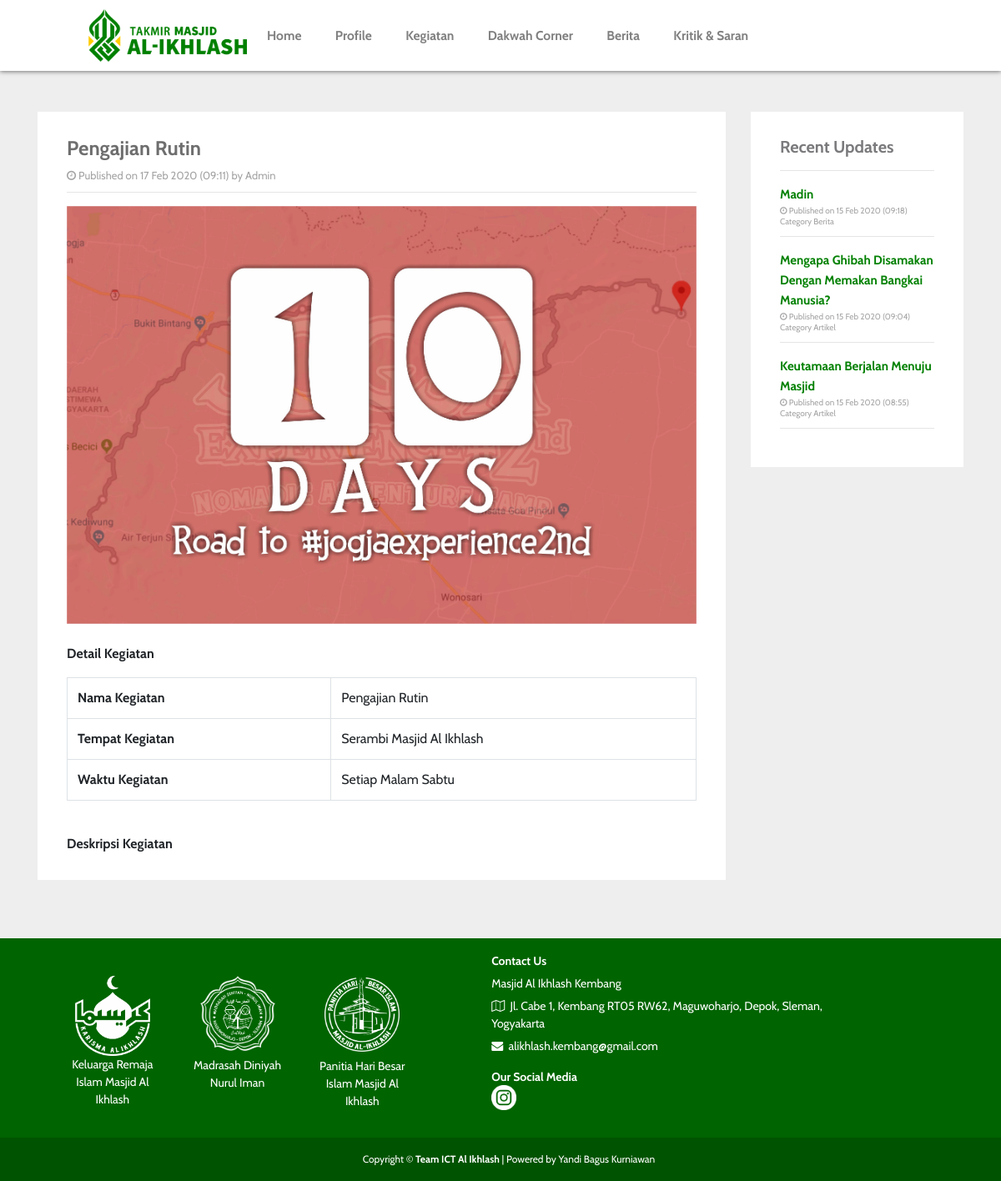
The app's page /index.php?page=detailkegiatan&id=KG002 with its own data.
### tables this page shows
CREATE TABLE `kegiatan` (
  `id_kegiatan` varchar(10) NOT NULL,
  `nama` varchar(100) DEFAULT NULL,
  `tempat` varchar(100) DEFAULT NULL,
  `waktu` varchar(100) DEFAULT NULL,
  `deskripsi` longtext DEFAULT NULL,
  `foto` varchar(50) DEFAULT NULL,
  `submitted_on` datetime DEFAULT current_timestamp(),
  PRIMARY KEY (`id_kegiatan`)
);

CREATE TABLE `posting` (
  `id_posting` varchar(10) NOT NULL,
  `judul` text DEFAULT NULL,
  `isi` longtext DEFAULT NULL,
  `foto` varchar(50) DEFAULT NULL,
  `kategori` varchar(50) DEFAULT NULL,
  `submitted_on` datetime DEFAULT current_timestamp(),
  PRIMARY KEY (`id_posting`)
);

### config/class.php (called while the page is built, shortened)
<?php
$con = new mysqli("localhost","root","","masjidalikhlash");
class user {
	public $koneksi;
	function __construct($con){
		$this->koneksi = $con;
	}
																																																					function select_postingan_terkini() {
																																																						$select = $this->koneksi->query("SELECT * FROM posting ORDER BY id_posting DESC LIMIT 6");
																																																						while ($fetch = $select->fetch_assoc()) {
																																																							$data[] = $fetch;
																																																						}
																																																						return $data;
																																																					}
																																																					function select_detail_kegiatan($id) {
																																																						$select = $this->koneksi->query("SELECT * FROM kegiatan WHERE id_kegiatan='$id'");
																																																						while ($fetch = $select->fetch_assoc()) {
																																																							$data[] = $fetch;
																																																						}
																																																						return $data;
																																																					}
																																																								}
																																																								$data = new user($con);
																																																								?>

### user/detail_kegiatan.php (the view, shortened to what this page needs)
<div class="container animated fadeIn">
	<div class="row">
		<div class="col-md-9">
			<div class="container" style="background-color: white; margin-bottom: 30px; padding-top: 30px; padding-right: 35px; padding-left: 35px; padding-bottom: 30px;">
				<?php $detail=$data->select_detail_kegiatan($_GET['id']); ?>
				<?php foreach ($detail as $key => $value): ?>
					<h4 style="color: #6E6E6E;"><b><?php echo $value['nama']?></b></h4>
					<p style="font-size: 13px; margin-bottom: -6px; color: #A4A4A4;">
						<i class="fa fa-clock-o"></i> Published on <?php echo date("d M Y (h:i)", strtotime($value['submitted_on'])); ?> by Admin</p>
						<hr>
						<center><?php echo "<img src='assets/img/$value[foto]' width='100%'/>";?><br><br></center>
						<p><b>Detail Kegiatan</b></p>
						<table class="table table-bordered">
							<tr>
								<td><b>Nama Kegiatan</b></td>
								<td><?php echo $value['nama']; ?></td>
							</tr>
							<tr>
								<td><b>Tempat Kegiatan</b></td>
								<td><?php echo $value['tempat']; ?></td>
							</tr>
							<tr>
								<td><b>Waktu Kegiatan</b></td>
								<td><?php echo $value['waktu']; ?></td>
							</tr>
						</table><br>
						<p><b>Deskripsi Kegiatan</b></p>
					<?php endforeach?>
				</div>
			</div>
			<div class="col-md-3">
				<div class="container" style="background: white; margin-bottom: 30px; padding-top: 30px; padding-right: 35px; padding-left: 35px; padding-bottom: 30px;">
					<h5><strong>Recent Updates</strong></h5>
					<hr>
					<?php $user=$data->select_postingan_terkini()?>
					<?php foreach ($user as $key => $value): ?>
						<?php if($value['kategori'] == 'Berita') { ?>
							<b><a href="index.php?page=detail&id=<?php echo $value['id_posting'];?>" style="font-size: 15px; margin-bottom: -1px;"><?php echo $value['judul']; ?></a></b>
							<p style="font-size: 10px; margin-bottom: -2px; color: #A4A4A4;">
								<i class="fa fa-clock-o"></i> Published on <?php echo date("d M Y (h:i)", strtotime($value['submitted_on'])); ?></p>
								<p style="font-size: 10px; margin-bottom: -6px; color: #A4A4A4;">Category <?php echo $value['kategori']?></p><hr>
							<?php } else if($value['kategori']=='Artikel') { ?>
								<b><a href="index.php?page=detailartikel&id=<?php echo $value['id_posting'];?>" style="font-size: 15px; margin-bottom: -1px;"><?php echo $value['judul']; ?></a></b>
								<p style="font-size: 10px; margin-bottom: -2px; color: #A4A4A4;">
									<i class="fa fa-clock-o"></i> Published on <?php echo date("d M Y (h:i)", strtotime($value['submitted_on'])); ?></p>
									<p style="font-size: 10px; margin-bottom: -6px; color: #A4A4A4;">Category <?php echo $value['kategori']?></p><hr>
								<?php } endforeach ?>
							</div>
						</div>
			</div>
		</div>

### assets/css/cssuser.css (style rules this page uses)
html, body { max-width: 100%; overflow-x: hidden; font-family: 'Cabin'; }
a { text-decoration: none; color: #008000; font-size: 15.5px; }

### index.php (style rules this page uses)
h4,h6, h5 { color: #7A7A7D; }

### records on screen
kegiatan: nama "Pengajian Rutin", submitted_on "17 Feb 2020 (09:11)", foto (picture), tempat "Serambi Masjid Al Ikhlash", waktu "Setiap Malam Sabtu"
posting: judul "Madin", submitted_on "15 Feb 2020 (09:18)", kategori "Berita"
posting: judul "Mengapa Ghibah Disamakan Dengan Memakan Bangkai Manusia?", submitted_on "15 Feb 2020 (09:04)", kategori "Artikel"
posting: judul "Keutamaan Berjalan Menuju Masjid", submitted_on "15 Feb 2020 (08:55)", kategori "Artikel"
